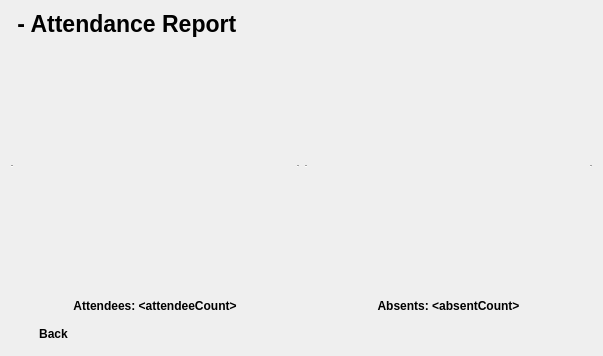
<?xml version="1.0" encoding="UTF-8"?>
<ui version="4.0">
 <class>AceClassUtility_AttendanceReport</class>
 <widget class="QDialog" name="AceClassUtility_AttendanceReport">
  <property name="geometry">
   <rect>
    <x>0</x>
    <y>0</y>
    <width>603</width>
    <height>356</height>
   </rect>
  </property>
  <property name="minimumSize">
   <size>
    <width>603</width>
    <height>356</height>
   </size>
  </property>
  <property name="maximumSize">
   <size>
    <width>603</width>
    <height>356</height>
   </size>
  </property>
  <property name="baseSize">
   <size>
    <width>603</width>
    <height>356</height>
   </size>
  </property>
  <property name="windowTitle">
   <string>&lt;className&gt; - Attendance Report</string>
  </property>
  <property name="windowIcon">
   <iconset resource="../main.qrc">
    <normaloff>:/icons/icon.png</normaloff>:/icons/icon.png</iconset>
  </property>
  <layout class="QGridLayout" name="gridLayout">
   <item row="4" column="0">
    <layout class="QHBoxLayout" name="infoLayout">
     <item>
      <widget class="QPushButton" name="attendeeInfoButton">
       <property name="enabled">
        <bool>true</bool>
       </property>
       <property name="font">
        <font>
         <weight>75</weight>
         <bold>true</bold>
        </font>
       </property>
       <property name="text">
        <string>Attendees: &lt;attendeeCount&gt;</string>
       </property>
       <property name="icon">
        <iconset theme="dialog-ok">
         <normaloff>.</normaloff>.</iconset>
       </property>
       <property name="iconSize">
        <size>
         <width>32</width>
         <height>32</height>
        </size>
       </property>
       <property name="autoDefault">
        <bool>true</bool>
       </property>
       <property name="flat">
        <bool>true</bool>
       </property>
      </widget>
     </item>
     <item>
      <widget class="QPushButton" name="absentInfoButton">
       <property name="font">
        <font>
         <weight>75</weight>
         <bold>true</bold>
        </font>
       </property>
       <property name="text">
        <string>Absents: &lt;absentCount&gt;</string>
       </property>
       <property name="icon">
        <iconset theme="dialog-no">
         <normaloff>.</normaloff>.</iconset>
       </property>
       <property name="iconSize">
        <size>
         <width>32</width>
         <height>32</height>
        </size>
       </property>
       <property name="flat">
        <bool>true</bool>
       </property>
      </widget>
     </item>
    </layout>
   </item>
   <item row="5" column="0">
    <layout class="QHBoxLayout" name="buttonLayout">
     <item>
      <widget class="QPushButton" name="backButton">
       <property name="font">
        <font>
         <weight>75</weight>
         <bold>true</bold>
        </font>
       </property>
       <property name="text">
        <string>Back</string>
       </property>
       <property name="icon">
        <iconset theme="back">
         <normaloff>.</normaloff>.</iconset>
       </property>
       <property name="flat">
        <bool>true</bool>
       </property>
      </widget>
     </item>
     <item>
      <widget class="QLabel" name="statusLabel">
       <property name="minimumSize">
        <size>
         <width>490</width>
         <height>0</height>
        </size>
       </property>
       <property name="text">
        <string/>
       </property>
       <property name="alignment">
        <set>Qt::AlignRight|Qt::AlignTrailing|Qt::AlignVCenter</set>
       </property>
      </widget>
     </item>
    </layout>
   </item>
   <item row="2" column="0">
    <layout class="QHBoxLayout" name="titleLayout">
     <item>
      <widget class="QLabel" name="titleLabel">
       <property name="font">
        <font>
         <pointsize>17</pointsize>
         <weight>75</weight>
         <bold>true</bold>
        </font>
       </property>
       <property name="text">
        <string>&lt;className&gt; - Attendance Report</string>
       </property>
      </widget>
     </item>
     <item>
      <widget class="QLabel" name="dateTimeLabel">
       <property name="text">
        <string>&lt;attendanceDateTime&gt;</string>
       </property>
       <property name="alignment">
        <set>Qt::AlignRight|Qt::AlignTrailing|Qt::AlignVCenter</set>
       </property>
      </widget>
     </item>
    </layout>
   </item>
   <item row="3" column="0">
    <layout class="QHBoxLayout" name="horizontalLayout">
     <item>
      <widget class="QScrollArea" name="attendees">
       <property name="maximumSize">
        <size>
         <width>16777215</width>
         <height>16777215</height>
        </size>
       </property>
       <property name="frameShape">
        <enum>QFrame::HLine</enum>
       </property>
       <property name="widgetResizable">
        <bool>true</bool>
       </property>
       <widget class="QWidget" name="attendeesWidget">
        <property name="geometry">
         <rect>
          <x>0</x>
          <y>0</y>
          <width>285</width>
          <height>215</height>
         </rect>
        </property>
       </widget>
      </widget>
     </item>
     <item>
      <widget class="QScrollArea" name="absents">
       <property name="frameShape">
        <enum>QFrame::HLine</enum>
       </property>
       <property name="widgetResizable">
        <bool>true</bool>
       </property>
       <widget class="QWidget" name="absentsWidget">
        <property name="geometry">
         <rect>
          <x>0</x>
          <y>0</y>
          <width>284</width>
          <height>215</height>
         </rect>
        </property>
       </widget>
      </widget>
     </item>
    </layout>
   </item>
  </layout>
 </widget>
 <resources>
  <include location="../main.qrc"/>
 </resources>
 <connections/>
</ui>
